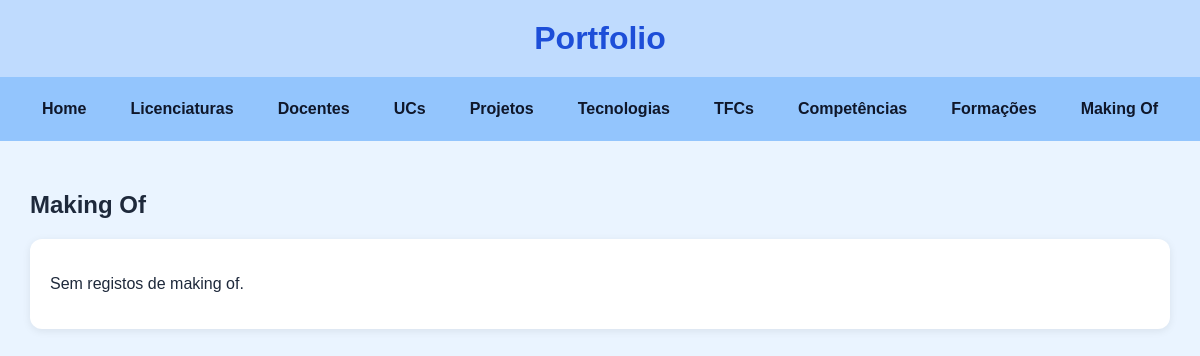
The app's page /portfolio/makingof/, older data.
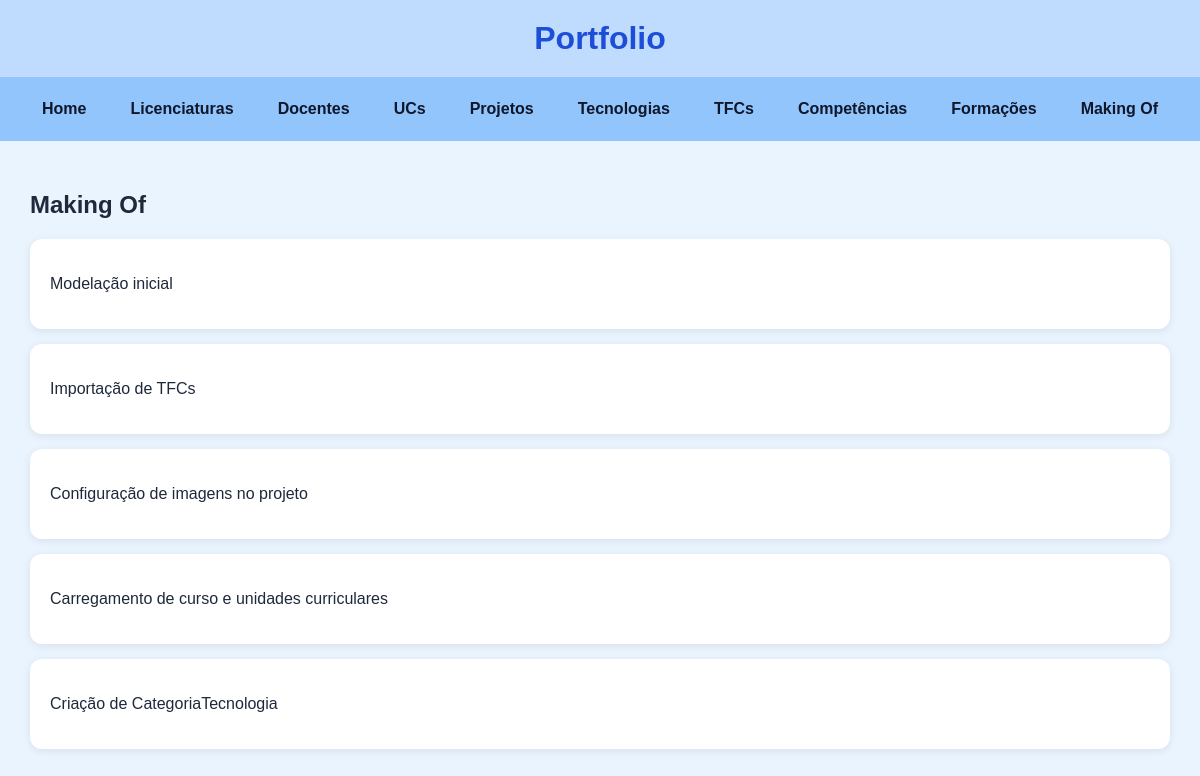
The same page, newer data.
### portfolio/models.py (models this page shows, shortened)
class MakingOf(models.Model):
    ENTIDADES = [
        ("licenciatura", "Licenciatura"),
        ("uc", "Unidade Curricular"),
        ("docente", "Docente"),
        ("projeto", "Projeto"),
        ("tecnologia", "Tecnologia"),
        ("tfc", "TFC"),
        ("competencia", "Competência"),
        ("formacao", "Formação"),
        ("geral", "Geral"),
        ]
    titulo = models.CharField(max_length=150)
    data = models.DateField()
    entidade_alvo = models.CharField(max_length=20, choices=ENTIDADES, default="geral")
    objeto_nome = models.CharField(max_length=150, blank=True)
    descricao_processo = models.TextField()
    decisao_tomada = models.TextField(blank=True)
    justificacao = models.TextField(blank=True)
    erro_encontrado = models.TextField(blank=True)
    correcao = models.TextField(blank=True)
    foto = models.ImageField(upload_to='makingof/', blank=True, null=True)
    usei_ai = models.BooleanField(default=False)
    como_usei_ai = models.TextField(blank=True)

### portfolio/views.py (the view)
# urls.py: path("makingof/", views.makingof_view, name="makingof"),
def makingof_view(request):
    makingofs = MakingOf.objects.all()
    return render(request, "portfolio/makingof.html", {"makingofs": makingofs})

### portfolio/templates/portfolio/makingof.html (shortened to what this page needs)
{% extends "portfolio/base.html" %}
{% block content %}
    <h2>Making Of</h2>
    {% for makingof in makingofs %}
        <div class="card">
            <p>{{ makingof.titulo }}</p>
        </div>
    {% empty %}
        <div class="card">
            <p>Sem registos de making of.</p>
        </div>
    {% endfor %}
{% endblock %}

### portfolio/templates/portfolio/base.html (shortened to what this page needs)
<!DOCTYPE html>
<html lang="pt">
<head>
</head>
<body>
    <header>
        <h1>Portfolio</h1>
    </header>
    <nav>
        <a href="{% url 'home' %}">Home</a>
        <a href="{% url 'licenciaturas' %}">Licenciaturas</a>
        <a href="{% url 'docentes' %}">Docentes</a>
        <a href="{% url 'ucs' %}">UCs</a>
        <a href="{% url 'projetos' %}">Projetos</a>
        <a href="{% url 'tecnologias' %}">Tecnologias</a>
        <a href="{% url 'tfcs' %}">TFCs</a>
        <a href="{% url 'competencias' %}">Competências</a>
        <a href="{% url 'formacoes' %}">Formações</a>
        <a href="{% url 'makingof' %}">Making Of</a>
    </nav>
    <main>
        {% block content %}
        {% endblock %}
    </main>
</body>
</html>

### portfolio/templates/portfolio/base.html (style rules this page uses)
body { background-color: #eaf4ff; font-family: Arial, sans-serif; margin: 0; padding: 0; color: #1e293b; }
header { background-color: #bfdbfe; padding: 20px; text-align: center; }
h1 { margin: 0; color: #1d4ed8; }
nav { background-color: #93c5fd; padding: 15px; display: flex; justify-content: center; gap: 20px; flex-wrap: wrap; }
nav a { text-decoration: none; color: #0f172a; font-weight: bold; padding: 8px 12px; border-radius: 8px; }
main { padding: 30px; }
.card { background-color: white; padding: 20px; margin-bottom: 15px; border-radius: 12px; box-shadow: 0 2px 8px rgba(0, 0, 0, 0.08); }

Row changes from the older to the newer data that the page shows:
added MakingOf: titulo "Modelação inicial"
added MakingOf: titulo "Importação de TFCs"
added MakingOf: titulo "Configuração de imagens no projeto"
added MakingOf: titulo "Carregamento de curso e unidades curriculares"
added MakingOf: titulo "Criação de CategoriaTecnologia"
Text that changed along with them:
text no longer shown: "Sem registos de making of."
